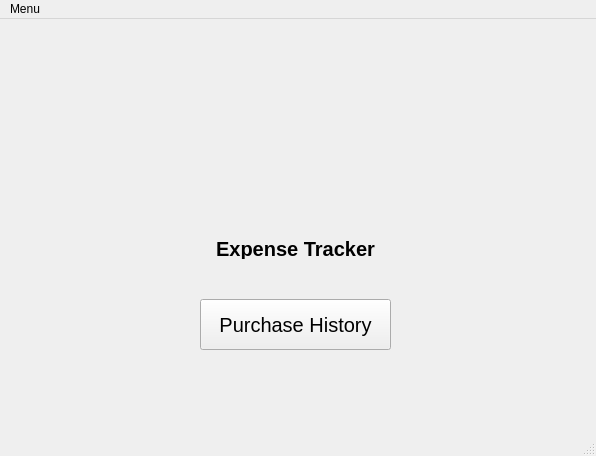
<?xml version="1.0" encoding="UTF-8"?>
<ui version="4.0">
 <class>MainWindow</class>
 <widget class="QMainWindow" name="MainWindow">
  <property name="geometry">
   <rect>
    <x>0</x>
    <y>0</y>
    <width>596</width>
    <height>456</height>
   </rect>
  </property>
  <property name="windowTitle">
   <string>MainWindow</string>
  </property>
  <widget class="QWidget" name="centralwidget">
   <widget class="QLabel" name="label">
    <property name="geometry">
     <rect>
      <x>-40</x>
      <y>0</y>
      <width>831</width>
      <height>211</height>
     </rect>
    </property>
    <property name="text">
     <string/>
    </property>
    <property name="pixmap">
     <pixmap>../../Downloads/pexels-karolina-grabowska-4968382 (1).jpg</pixmap>
    </property>
   </widget>
   <widget class="QPushButton" name="history">
    <property name="geometry">
     <rect>
      <x>200</x>
      <y>280</y>
      <width>191</width>
      <height>51</height>
     </rect>
    </property>
    <property name="font">
     <font>
      <pointsize>15</pointsize>
     </font>
    </property>
    <property name="text">
     <string>Purchase History</string>
    </property>
   </widget>
   <widget class="QLabel" name="label_2">
    <property name="geometry">
     <rect>
      <x>0</x>
      <y>220</y>
      <width>591</width>
      <height>20</height>
     </rect>
    </property>
    <property name="font">
     <font>
      <pointsize>15</pointsize>
      <weight>75</weight>
      <bold>true</bold>
     </font>
    </property>
    <property name="text">
     <string>Expense Tracker</string>
    </property>
    <property name="alignment">
     <set>Qt::AlignCenter</set>
    </property>
   </widget>
  </widget>
  <widget class="QMenuBar" name="menubar">
   <property name="geometry">
    <rect>
     <x>0</x>
     <y>0</y>
     <width>596</width>
     <height>24</height>
    </rect>
   </property>
   <widget class="QMenu" name="menuMenu">
    <property name="title">
     <string>Menu</string>
    </property>
    <addaction name="actionChange_Budget"/>
   </widget>
   <addaction name="menuMenu"/>
  </widget>
  <widget class="QStatusBar" name="statusbar"/>
  <action name="actionChange_Budget">
   <property name="text">
    <string>Change Budget</string>
   </property>
  </action>
 </widget>
 <resources>
  <include location="pixmap/bg.qrc"/>
 </resources>
 <connections/>
</ui>
